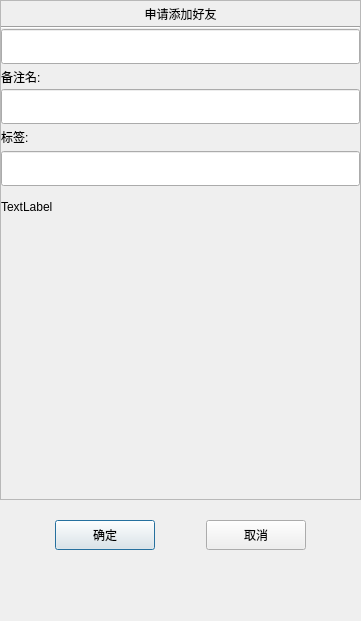
<?xml version="1.0" encoding="UTF-8"?>
<ui version="4.0">
 <class>AuthenFriend</class>
 <widget class="QDialog" name="AuthenFriend">
  <property name="geometry">
   <rect>
    <x>0</x>
    <y>0</y>
    <width>361</width>
    <height>621</height>
   </rect>
  </property>
  <property name="minimumSize">
   <size>
    <width>361</width>
    <height>621</height>
   </size>
  </property>
  <property name="windowTitle">
   <string>AuthenFriend</string>
  </property>
  <layout class="QVBoxLayout" name="verticalLayout">
   <property name="spacing">
    <number>0</number>
   </property>
   <property name="leftMargin">
    <number>0</number>
   </property>
   <property name="topMargin">
    <number>0</number>
   </property>
   <property name="rightMargin">
    <number>0</number>
   </property>
   <property name="bottomMargin">
    <number>0</number>
   </property>
   <item>
    <widget class="QScrollArea" name="scrollArea">
     <property name="minimumSize">
      <size>
       <width>0</width>
       <height>500</height>
      </size>
     </property>
     <property name="widgetResizable">
      <bool>true</bool>
     </property>
     <widget class="QWidget" name="scrollAreaWidgetContents_2">
      <property name="geometry">
       <rect>
        <x>0</x>
        <y>0</y>
        <width>357</width>
        <height>496</height>
       </rect>
      </property>
      <layout class="QVBoxLayout" name="verticalLayout_2" stretch="0,0,0">
       <property name="spacing">
        <number>0</number>
       </property>
       <property name="leftMargin">
        <number>0</number>
       </property>
       <property name="topMargin">
        <number>0</number>
       </property>
       <property name="rightMargin">
        <number>0</number>
       </property>
       <property name="bottomMargin">
        <number>0</number>
       </property>
       <item>
        <widget class="QLabel" name="apply_label">
         <property name="minimumSize">
          <size>
           <width>0</width>
           <height>25</height>
          </size>
         </property>
         <property name="maximumSize">
          <size>
           <width>16777215</width>
           <height>25</height>
          </size>
         </property>
         <property name="text">
          <string>申请添加好友</string>
         </property>
         <property name="alignment">
          <set>Qt::AlignmentFlag::AlignCenter</set>
         </property>
        </widget>
       </item>
       <item>
        <widget class="Line" name="line">
         <property name="orientation">
          <enum>Qt::Orientation::Horizontal</enum>
         </property>
        </widget>
       </item>
       <item>
        <widget class="QWidget" name="widget" native="true">
         <layout class="QVBoxLayout" name="verticalLayout_3">
          <property name="spacing">
           <number>0</number>
          </property>
          <property name="leftMargin">
           <number>0</number>
          </property>
          <property name="topMargin">
           <number>0</number>
          </property>
          <property name="rightMargin">
           <number>0</number>
          </property>
          <property name="bottomMargin">
           <number>0</number>
          </property>
          <item>
           <widget class="CustomizeEdit" name="name_edit">
            <property name="minimumSize">
             <size>
              <width>0</width>
              <height>35</height>
             </size>
            </property>
            <property name="maximumSize">
             <size>
              <width>16777215</width>
              <height>35</height>
             </size>
            </property>
           </widget>
          </item>
          <item>
           <widget class="QLabel" name="label_2">
            <property name="minimumSize">
             <size>
              <width>0</width>
              <height>25</height>
             </size>
            </property>
            <property name="maximumSize">
             <size>
              <width>16777215</width>
              <height>25</height>
             </size>
            </property>
            <property name="text">
             <string>备注名:</string>
            </property>
           </widget>
          </item>
          <item>
           <widget class="CustomizeEdit" name="back_edit">
            <property name="minimumSize">
             <size>
              <width>0</width>
              <height>35</height>
             </size>
            </property>
            <property name="maximumSize">
             <size>
              <width>16777215</width>
              <height>35</height>
             </size>
            </property>
           </widget>
          </item>
          <item>
           <widget class="QLabel" name="label_3">
            <property name="minimumSize">
             <size>
              <width>0</width>
              <height>25</height>
             </size>
            </property>
            <property name="maximumSize">
             <size>
              <width>16777215</width>
              <height>25</height>
             </size>
            </property>
            <property name="text">
             <string>标签:</string>
            </property>
           </widget>
          </item>
          <item>
           <widget class="QWidget" name="label_group_wid" native="true">
            <property name="minimumSize">
             <size>
              <width>0</width>
              <height>50</height>
             </size>
            </property>
            <layout class="QVBoxLayout" name="verticalLayout_4">
             <property name="spacing">
              <number>0</number>
             </property>
             <property name="leftMargin">
              <number>0</number>
             </property>
             <property name="topMargin">
              <number>0</number>
             </property>
             <property name="rightMargin">
              <number>0</number>
             </property>
             <property name="bottomMargin">
              <number>0</number>
             </property>
             <item>
              <widget class="QWidget" name="grid_wid" native="true">
               <property name="minimumSize">
                <size>
                 <width>0</width>
                 <height>40</height>
                </size>
               </property>
               <property name="maximumSize">
                <size>
                 <width>16777215</width>
                 <height>40</height>
                </size>
               </property>
               <layout class="QVBoxLayout" name="verticalLayout_5">
                <property name="spacing">
                 <number>0</number>
                </property>
                <property name="leftMargin">
                 <number>0</number>
                </property>
                <property name="topMargin">
                 <number>0</number>
                </property>
                <property name="rightMargin">
                 <number>0</number>
                </property>
                <property name="bottomMargin">
                 <number>0</number>
                </property>
                <item>
                 <widget class="CustomizeEdit" name="label_edit">
                  <property name="minimumSize">
                   <size>
                    <width>0</width>
                    <height>35</height>
                   </size>
                  </property>
                  <property name="maximumSize">
                   <size>
                    <width>16777215</width>
                    <height>35</height>
                   </size>
                  </property>
                 </widget>
                </item>
               </layout>
              </widget>
             </item>
             <item>
              <widget class="QWidget" name="input_tip_wid" native="true">
               <property name="minimumSize">
                <size>
                 <width>0</width>
                 <height>35</height>
                </size>
               </property>
               <property name="maximumSize">
                <size>
                 <width>16777215</width>
                 <height>35</height>
                </size>
               </property>
               <layout class="QVBoxLayout" name="verticalLayout_6">
                <property name="spacing">
                 <number>0</number>
                </property>
                <property name="leftMargin">
                 <number>0</number>
                </property>
                <property name="topMargin">
                 <number>0</number>
                </property>
                <property name="rightMargin">
                 <number>0</number>
                </property>
                <property name="bottomMargin">
                 <number>0</number>
                </property>
                <item>
                 <widget class="ClickedOnceLabel" name="tip_label">
                  <property name="text">
                   <string>TextLabel</string>
                  </property>
                 </widget>
                </item>
               </layout>
              </widget>
             </item>
            </layout>
           </widget>
          </item>
          <item>
           <widget class="QWidget" name="widget_3" native="true">
            <layout class="QHBoxLayout" name="horizontalLayout_2">
             <property name="spacing">
              <number>0</number>
             </property>
             <property name="leftMargin">
              <number>0</number>
             </property>
             <property name="topMargin">
              <number>0</number>
             </property>
             <property name="rightMargin">
              <number>0</number>
             </property>
             <property name="bottomMargin">
              <number>0</number>
             </property>
             <item>
              <widget class="QWidget" name="label_list" native="true">
               <property name="minimumSize">
                <size>
                 <width>287</width>
                 <height>50</height>
                </size>
               </property>
               <property name="maximumSize">
                <size>
                 <width>287</width>
                 <height>16777215</height>
                </size>
               </property>
              </widget>
             </item>
             <item>
              <widget class="QWidget" name="more_label_wid" native="true">
               <layout class="QVBoxLayout" name="verticalLayout_7">
                <property name="spacing">
                 <number>0</number>
                </property>
                <property name="leftMargin">
                 <number>0</number>
                </property>
                <property name="topMargin">
                 <number>0</number>
                </property>
                <property name="rightMargin">
                 <number>0</number>
                </property>
                <property name="bottomMargin">
                 <number>0</number>
                </property>
                <item>
                 <spacer name="verticalSpacer_3">
                  <property name="orientation">
                   <enum>Qt::Orientation::Vertical</enum>
                  </property>
                  <property name="sizeHint" stdset="0">
                   <size>
                    <width>20</width>
                    <height>40</height>
                   </size>
                  </property>
                 </spacer>
                </item>
                <item>
                 <widget class="ClickedOnceLabel" name="more_label">
                  <property name="minimumSize">
                   <size>
                    <width>25</width>
                    <height>25</height>
                   </size>
                  </property>
                  <property name="maximumSize">
                   <size>
                    <width>25</width>
                    <height>25</height>
                   </size>
                  </property>
                  <property name="text">
                   <string/>
                  </property>
                  <property name="scaledContents">
                   <bool>true</bool>
                  </property>
                  <property name="alignment">
                   <set>Qt::AlignmentFlag::AlignRight|Qt::AlignmentFlag::AlignTrailing|Qt::AlignmentFlag::AlignVCenter</set>
                  </property>
                 </widget>
                </item>
                <item>
                 <spacer name="verticalSpacer_4">
                  <property name="orientation">
                   <enum>Qt::Orientation::Vertical</enum>
                  </property>
                  <property name="sizeHint" stdset="0">
                   <size>
                    <width>20</width>
                    <height>40</height>
                   </size>
                  </property>
                 </spacer>
                </item>
               </layout>
              </widget>
             </item>
            </layout>
           </widget>
          </item>
         </layout>
        </widget>
       </item>
      </layout>
     </widget>
    </widget>
   </item>
   <item>
    <spacer name="verticalSpacer_2">
     <property name="orientation">
      <enum>Qt::Orientation::Vertical</enum>
     </property>
     <property name="sizeType">
      <enum>QSizePolicy::Policy::Fixed</enum>
     </property>
     <property name="sizeHint" stdset="0">
      <size>
       <width>20</width>
       <height>10</height>
      </size>
     </property>
    </spacer>
   </item>
   <item>
    <widget class="QWidget" name="apply_sure_wid" native="true">
     <property name="minimumSize">
      <size>
       <width>0</width>
       <height>50</height>
      </size>
     </property>
     <property name="maximumSize">
      <size>
       <width>16777215</width>
       <height>50</height>
      </size>
     </property>
     <layout class="QHBoxLayout" name="horizontalLayout">
      <item>
       <spacer name="horizontalSpacer">
        <property name="orientation">
         <enum>Qt::Orientation::Horizontal</enum>
        </property>
        <property name="sizeHint" stdset="0">
         <size>
          <width>40</width>
          <height>20</height>
         </size>
        </property>
       </spacer>
      </item>
      <item>
       <widget class="QPushButton" name="confirm_btn">
        <property name="minimumSize">
         <size>
          <width>100</width>
          <height>30</height>
         </size>
        </property>
        <property name="maximumSize">
         <size>
          <width>100</width>
          <height>30</height>
         </size>
        </property>
        <property name="text">
         <string>确定</string>
        </property>
       </widget>
      </item>
      <item>
       <spacer name="horizontalSpacer_3">
        <property name="orientation">
         <enum>Qt::Orientation::Horizontal</enum>
        </property>
        <property name="sizeHint" stdset="0">
         <size>
          <width>40</width>
          <height>20</height>
         </size>
        </property>
       </spacer>
      </item>
      <item>
       <widget class="QPushButton" name="cancel_btn">
        <property name="minimumSize">
         <size>
          <width>100</width>
          <height>30</height>
         </size>
        </property>
        <property name="maximumSize">
         <size>
          <width>100</width>
          <height>30</height>
         </size>
        </property>
        <property name="text">
         <string>取消</string>
        </property>
       </widget>
      </item>
      <item>
       <spacer name="horizontalSpacer_2">
        <property name="orientation">
         <enum>Qt::Orientation::Horizontal</enum>
        </property>
        <property name="sizeHint" stdset="0">
         <size>
          <width>40</width>
          <height>20</height>
         </size>
        </property>
       </spacer>
      </item>
     </layout>
    </widget>
   </item>
   <item>
    <spacer name="verticalSpacer">
     <property name="orientation">
      <enum>Qt::Orientation::Vertical</enum>
     </property>
     <property name="sizeType">
      <enum>QSizePolicy::Policy::Expanding</enum>
     </property>
     <property name="sizeHint" stdset="0">
      <size>
       <width>20</width>
       <height>40</height>
      </size>
     </property>
    </spacer>
   </item>
  </layout>
 </widget>
 <customwidgets>
  <customwidget>
   <class>ClickedOnceLabel</class>
   <extends>QLabel</extends>
   <header>clickedoncelabel.h</header>
  </customwidget>
  <customwidget>
   <class>CustomizeEdit</class>
   <extends>QLineEdit</extends>
   <header>customizeedit.h</header>
  </customwidget>
 </customwidgets>
 <resources/>
 <connections/>
</ui>
